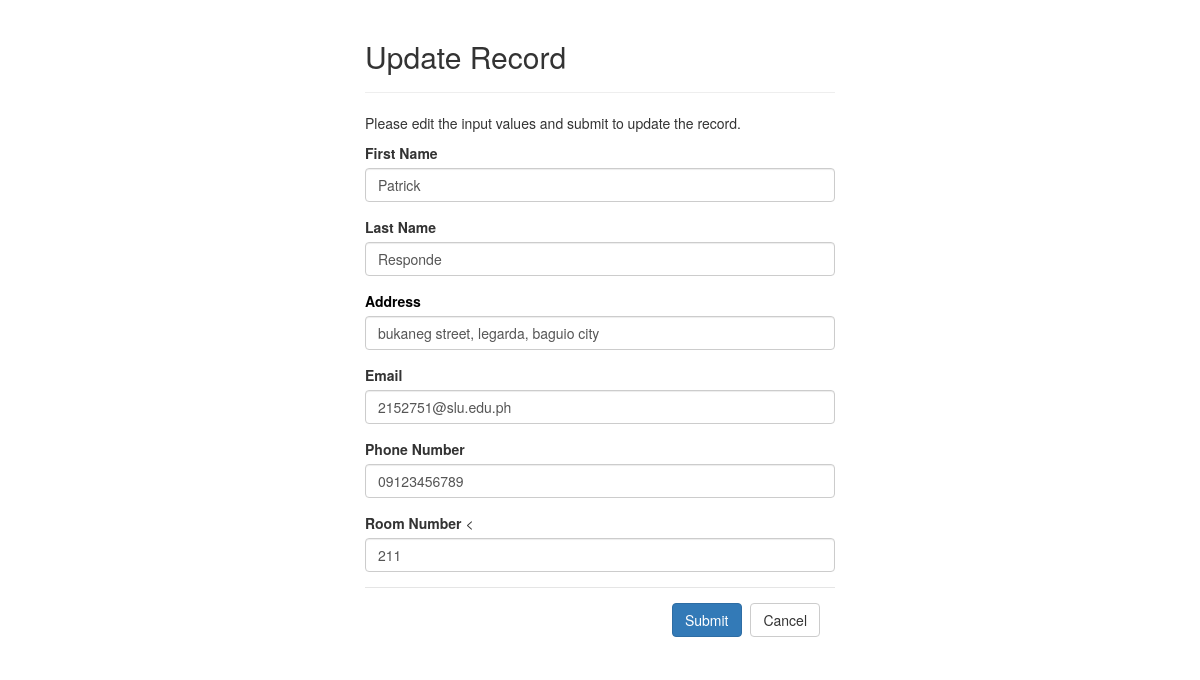
Page /material-dashboard/pages/php/edit_info.php?tenantID=1 on the committed database.
### tables this page shows
CREATE TABLE `tenantinfo` (
  `tenantID` int(11) NOT NULL,
  `firstName` varchar(255) NOT NULL,
  `lastName` varchar(255) NOT NULL,
  `address` varchar(255) NOT NULL,
  `email` varchar(255) NOT NULL,
  `pnumber` varchar(11) NOT NULL,
  `roomNumber` varchar(255) NOT NULL
);

### material-dashboard/pages/php/edit_info.php (the view, shortened to what this page needs)
<?php
require_once "dbconn.php";
$firstName = $lastName = $address = $email = $pnumber = $roomNumber = "";
$firstName_err = $lastName_err = $address_err = $email_err = $pnumber_err = $roomNumber_err = "";
if(isset($_POST["tenantID"]) && !empty($_POST["tenantID"])){
    $tenantID = $_POST["tenantID"];
    $input_fname = trim($_POST["firstName"]);
    if(empty($input_fname)){
        $firstName_err = "Please enter a name.";
    } elseif(!filter_var($input_fname, FILTER_VALIDATE_REGEXP, array("options"=>array("regexp"=>"/^[a-zA-Z\s]+$/")))){
        $firstName_err = "Please enter a valid name.";
    } else{
        $firstName = $input_fname;
    }
    $input_lname = trim($_POST["lastName"]);
    if(empty($input_lname)){
        $lastName_err = "Please enter a name.";
    } elseif(!filter_var($input_lname, FILTER_VALIDATE_REGEXP, array("options"=>array("regexp"=>"/^[a-zA-Z\s]+$/")))){
        $lastName_err = "Please enter a valid name.";
    } else{
        $lastName = $input_lname;
    }
    $input_address = trim($_POST["address"]);
    if(empty($input_address)){
        $address_err = "Please enter an address.";
    } else{
        $address = $input_address;
    }
    $input_email = trim($_POST["email"]);
    if(empty($input_email)){
        $email_err = "Please enter a name.";
    } else{
        $email = $input_email;
    }
    $input_pnumber = trim($_POST["pnumber"]);
    if(empty($input_pnumber)){
        $pnumber_err = "Please enter a number.";
    } else{
        $pnumber = $input_pnumber;
    }
    $input_roomNumber = trim($_POST["roomNumber"]);
    if(empty($input_roomNumber)){
        $roomNumber_err = "Please enter a room number.";
    } else{
        $roomNumber = $input_roomNumber;
    }
    if(empty($firstName_err) && empty($lastName_err) && empty($address_err) && empty($email_err) &&empty($pnumber_err)&&empty($roomNumber_err)){
        $sql = "UPDATE tenantinfo SET firstName=?, lastName=?, address=?, email=?, pnumber=?, roomNumber=? WHERE tenantID=?";
        if($stmt = mysqli_prepare($link, $sql)){
            mysqli_stmt_bind_param($stmt, "ssssssi", $param_fname, $param_lName, $param_address, $param_email,  $param_pnumber, $param_roomNumber, $param_tenantID);
            $param_fname = $firstName;
            $param_lName = $lastName;
            $param_address = $address;
            $param_email = $email;
            $param_pnumber = $pnumber;
            $param_roomNumber = $roomNumber;
            $param_tenantID = $tenantID;
            if(mysqli_stmt_execute($stmt)){
                header("location: ../viewinfo.php");
                exit();
            } else{
                echo "Something went wrong. Please try again later.". mysqli_error($link);
            }
        }
        mysqli_stmt_close($stmt);
    }
    mysqli_close($link);
} else{
    if(isset($_GET["tenantID"]) && !empty(trim($_GET["tenantID"]))){
        $sql = "SELECT * FROM tenantinfo WHERE tenantID = ?";
        if($stmt = mysqli_prepare($link, $sql)){
            mysqli_stmt_bind_param($stmt, "i", $param_tenantID);
            if(mysqli_stmt_execute($stmt)){
                $result = mysqli_stmt_get_result($stmt);
                if(mysqli_num_rows($result) == 1){
                    $row = mysqli_fetch_array($result, MYSQLI_ASSOC);
                $firstName = $row["firstName"];
                $lastName = $row["lastName"];
                $address = $row["address"];
                $email = $row["email"];
                $pnumber = $row["pnumber"];
                $roomNumber = $row["roomNumber"];
                } else{
                    echo "error!";
                    exit();
                }
            } else{
                echo "Oops! Something went wrong. Please try again later.". mysqli_error($link);
            }
        }
    }
      else{
        echo "Oops! Something went wrong. Please try again later.";
        exit();
    }
}
?>
<!DOCTYPE html>
<html lang="en">
<head>
    <link rel="stylesheet" href="https://maxcdn.bootstrapcdn.com/bootstrap/3.3.7/css/bootstrap.css">
</head>
<body>
    <div class="wrapper">
        <div class="container-fluid">
            <div class="row">
                <div class="col-md-12">
                    <div class="page-header">
                        <h2>Update Record</h2>
                    </div>
                    <p>Please edit the input values and submit to update the record.</p>
                    <form action="<?php echo htmlspecialchars(basename($_SERVER['REQUEST_URI'])); ?>" method="post">
                        <div class="form-group <?php echo (!empty($firstName_err)) ? 'has-error' : ''; ?>">
                            <label>First Name</label>
                            <input type="text" name="firstName" class="form-control" value="<?php echo $firstName; ?>">
                        </div>
                        <div class="form-group <?php echo (!empty($lastName_err)) ? 'has-error' : ''; ?>">
                            <label>Last Name</label>
                            <input type="text" name="lastName" class="form-control" value="<?php echo $lastName; ?>">
                        </div>
                        <div class="form-group <?php echo (!empty($user_type_err)) ? 'has-error' : ''; ?>">
                            <label style="color: black;">Address</label>
                            <input type="text" name="address" class="form-control" value="<?php echo $address; ?>">
                        </div>
                        <div class="form-group <?php echo (!empty($email_err)) ? 'has-error' : ''; ?>">
                            <label>Email</label>
                            <input type="text" name="email" class="form-control" value="<?php echo $email; ?>">
                        </div>
                        <div class="form-group <?php echo (!empty($pnumber_err)) ? 'has-error' : ''; ?>">
                            <label>Phone Number</label>
                            <input type="text" name="pnumber" class="form-control" value="<?php echo $pnumber; ?>">
                        </div>
                        <div class="form-group <?php echo (!empty($status_err)) ? 'has-error' : ''; ?>">
                            <label>Room Number</label>
                            <<input type="text" name="roomNumber" class="form-control" value="<?php echo $roomNumber; ?>">
                        </div>
                        <div class="modal-footer">
                              <input type="submit" class="btn btn-primary" value="Submit">
                        <a href="../viewinfo.php" class="btn btn-default">Cancel</a>
                        </div>
                    </form>
                </div>
            </div>
        </div>
    </div>
</body>
</html>

### material-dashboard/pages/php/edit_info.php (style rules this page uses)
.wrapper { width: 500px; margin: 0 auto; }

### rows in the picture
tenantinfo: firstName "Patrick", lastName "Responde", address "bukaneg street, legarda, baguio city", email "2152751@slu.edu.ph", pnumber "09123456789", roomNumber "211"
